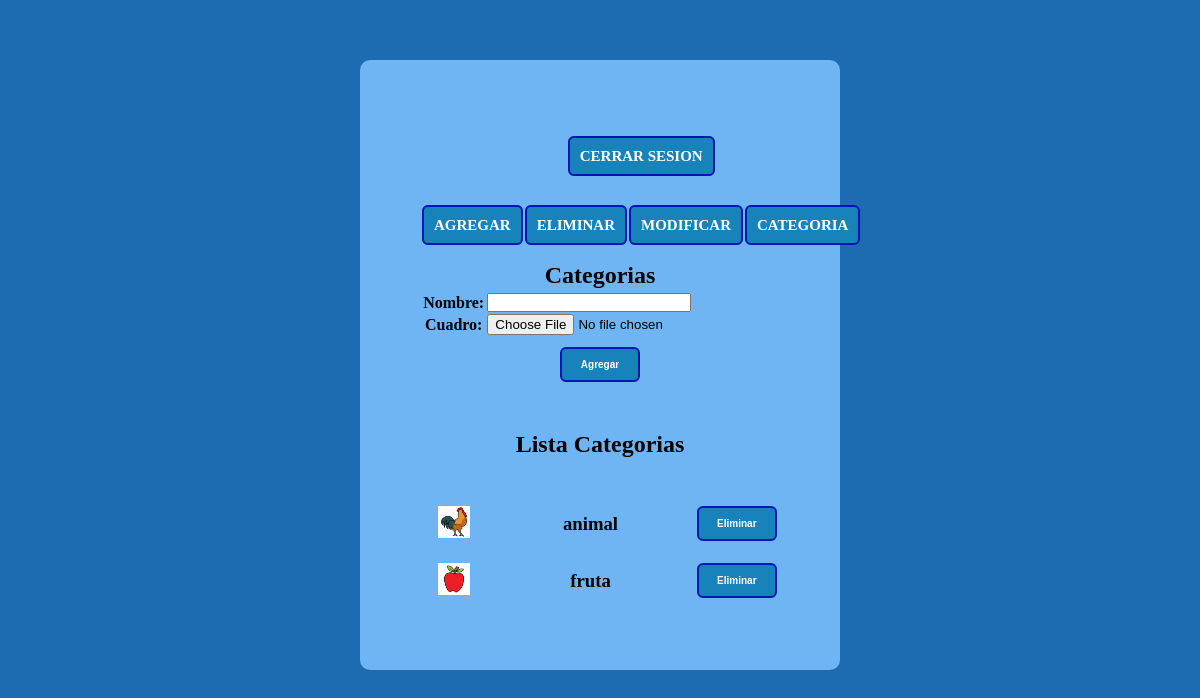
The page /agregarCategoria/ (signed in) on the database its author committed.
### PictoApp/models.py (models this page shows, shortened)
class Categorias(models.Model):
	nombre = models.CharField(max_length=30)
	cuadro = models.ImageField(upload_to=subir_categoria, null=True)

### PictoApp/views.py (the view)
# urls.py: path('agregarCategoria/',views.AgregarCat,name='agregarCat'),
@login_required
def AgregarCat(request):
    if request.method == "POST":
        form = FormCargarCat(request.POST,request.FILES)
        if form.is_valid():
            form.save()
            valido = True
            form = FormCargarCat()
        carga = []
        for i in Categorias.objects.all():
            carga.append(i)
    else:
        valido = False
        form = FormCargarCat()
        carga = []
        for i in Categorias.objects.all():
            carga.append(i)
    return render(request,'PictoApp/agregarCategoria.html',{'formulario':form,
    'val':valido,
    'archivos':carga
    })

### PictoApp/forms.py
class FormCargarCat(ModelForm):
	class Meta:
		model = Categorias
		fields = ['nombre','cuadro']

### PictoApp/templates/PictoApp/agregarCategoria.html (shortened to what this page needs)
{% extends 'PictoApp/abml.html' %}
{% load static %}
{% block content %}
<form action="" method="POST" enctype="multipart/form-data">
<tr>
        <td colspan="4">
                <h2>Categorias</h2>
        </td>
</tr>
<tr>
        <td colspan="3">
                {{ formulario }}
        </td>
</tr>
<tr>
        <td colspan="3">
                <button>Agregar</button>
        </td>
</tr>
</form>
<tr>
        <td colspan="3" style="height: 100px;">
                <h2>Lista Categorias</h2>
        </td>
</tr>
{% for i in archivos %}
<tr>
        <td>
                <img src="{{ i.cuadro.url }}" style="width: 32px;">
        </td>
        <td>
                <h3>{{ i.nombre }}</h3>
        </td>
        <td>
                <form action="{% url 'eliminarCat' %}" method="POST">
                <button>Eliminar</button>
                </form>
        </td>
</tr>
{% endfor %}
{% endblock %}

### PictoApp/static/css/estilos1.css (style rules this page uses)
* { margin: 0 auto; padding: 0; }
body { background-color: #1D6CB2; }
button { margin-top: 10px; text-decoration: none; padding: 10px; font-weight: 600; font-size: 20px; color: #ffffff; background-color: #1883ba; border-radius: 6px; border: 2px solid #0016b0; width: 100%; margin-bottom: 10px; text-align: center; }
tr { text-align: center; width: 100px; }
td { text-align: center; width: 1%; }
.abml input { width: 200px; margin-right: 80%; }
.abml button { width: 80px; font-size: 10px; }

### rows shown on the page
Categorias: cuadro (picture), nombre "animal"
Categorias: cuadro (picture), nombre "fruta"
